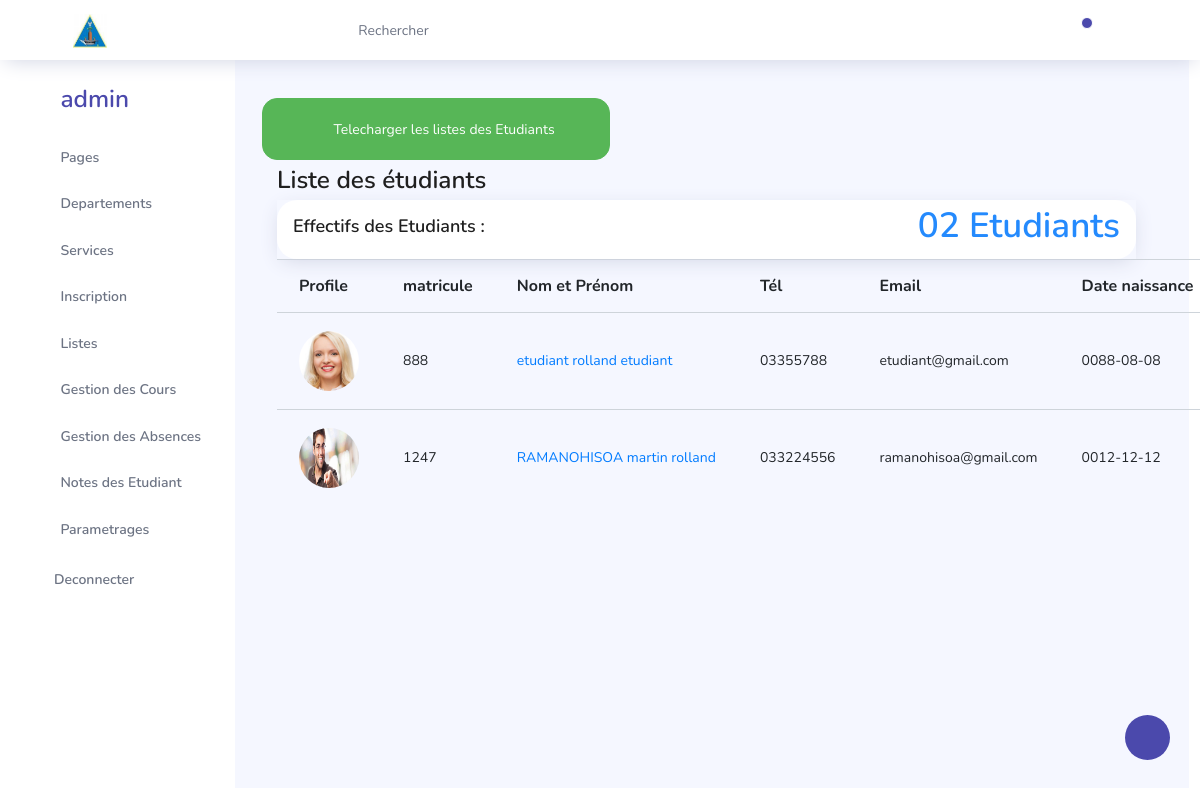
Screenshot of /pagesAdmin/pages/etudiants.php (signed in) with the database file from the repository.
### tables this page shows
CREATE TABLE `etudiant` (
  `id` int(11) NOT NULL,
  `id_user` int(11) NOT NULL,
  `cin` varchar(255) NOT NULL,
  `nom` varchar(255) NOT NULL,
  `cne` varchar(255) NOT NULL,
  `prenom` varchar(255) NOT NULL,
  `date_naissance` date NOT NULL,
  `adresse` text NOT NULL,
  `lieu_naissance` varchar(255) NOT NULL,
  `telephone` varchar(255) NOT NULL,
  `email` varchar(255) NOT NULL,
  `fileName` varchar(200) NOT NULL,
  `filiere` text NOT NULL,
  `niveau` text NOT NULL
);

### pagesAdmin/pages/functions.php (called while the page is built, shortened)
<?php
function database()
{
    $host = "127.0.0.1";
    $username = "root";
    $password = "";
    $database = "projetiscamen";
    $db = new PDO("mysql:host=" . $host . ";dbname=" . $database, $username, $password,
        array(
            PDO::MYSQL_ATTR_INIT_COMMAND => 'SET NAMES UTF8',
            PDO::ATTR_ERRMODE => PDO::ERRMODE_SILENT
        )
    );
    return $db;
}
function toutEtudiants()
{
    $students = [];
    $db = database();
    $sttm = $db->prepare("SELECT * FROM etudiant ORDER BY id DESC");
    if ($sttm->execute()) {
        $students = $sttm->fetchAll();
        return $students;
    }
    return $students;
}

### pagesAdmin/pages/etudiants.php (the view, shortened to what this page needs)
<?php
    include('functions.php');
    require_once "header.php";
    $students = toutEtudiants();
?>
<div class="main-panel">
    <div class="content-wrapper">
        <div class="">
        <h4><a href="listes_etudiants_pdf.php" class="btn btn-success btn-lg"><i class="fa fa-download"></i> Telecharger les listes des Etudiants</a></h4>
            <div class="">
                <div class="col-md-12">
                    <h3>Liste des étudiants</h3>
                    <?php
                        $connection=mysqli_connect("localhost","root","","projetiscamen");
                        $query = "SELECT id FROM etudiant ORDER BY id";
                         $query_run = mysqli_query($connection, $query);
                            $row = mysqli_num_rows($query_run);
                             ?>
                             <div class="card">
                                 <div class="navbar">
                                     <h4>Effectifs des Etudiants  : </h4>
                                     <h2 class="card text-info">0<?php echo $row; ?> Etudiants</h2>
                                 </div>
                             </div>
                    <table class="table">
                        <tr>
                            <th>Profile</th>
                            <th>matricule</th>
                            <th>Nom et Prénom</th>
                            <th>Tél</th>
                            <th>Email</th>
                            <th>Date naissance</th>
                        </tr>
                        <?php foreach($students as $s): ?>
                        <tr>
                            <td ><img src="uploads/<?=$s["fileName"] ?>" alt="" style="width: 60px; height: 60px; border-radius: 100%;"></td>
                            <td><?=$s["cne"] ?></td>
                            <td><a href=""><?=$s["nom"] ?></a> <a href=""><?=$s["prenom"] ?></td>
                            <td><?=$s["telephone"] ?></td>
                            <td><?=$s["email"] ?></td>
                            <td><?=$s["date_naissance"] ?></td>
                        </tr>
                        <?php endforeach; ?>
                    </table>
                </div>
            </div>
        </div>
    </div>
</div>

### pagesAdmin/pages/header.php (shortened to what this page needs)
<!DOCTYPE html>
<html lang="en">
<head>
  <link rel="stylesheet" href="../vendors/feather/feather.css">
  <link rel="stylesheet" href="../vendors/ti-icons/css/themify-icons.css">
  <link rel="stylesheet" href="../vendors/css/vendor.bundle.base.css">
  <link rel="stylesheet" href="../fontawesome/css/all.css">
  <link rel="stylesheet" href="../vendors/datatables.net-bs4/dataTables.bootstrap4.css">
  <link rel="stylesheet" href="../vendors/ti-icons/css/themify-icons.css">
  <link rel="stylesheet" type="text/css" href="../js/select.dataTables.min.css">
  <link rel="stylesheet" href="../css/vertical-layout-light/style.css">
</head>
<body>
    <nav class="navbar col-lg-12 col-12 p-0 fixed-top d-flex flex-row">
      <div class="text-center navbar-brand-wrapper d-flex align-items-center justify-content-center">
        <a class="navbar-brand brand-logo mr-5" href="index.php"><img src="../images/logo.ico" class="mr-2" alt="logo"/></a>
      </div>
      <div class="navbar-menu-wrapper d-flex align-items-center justify-content-end">
        <button class="navbar-toggler navbar-toggler align-self-center" type="button" data-toggle="minimize">
          <span class="icon-menu"></span>
        </button>
        <ul class="navbar-nav mr-lg-2">
          <li class="nav-item nav-search d-none d-lg-block">
            <div class="input-group">
              <div class="input-group-prepend hover-cursor" id="navbar-search-icon">
                <span class="input-group-text" id="search">
                  <i class="icon-search"></i>
                </span>
              </div>
              <input type="text" class="form-control" id="navbar-search-input" placeholder="Rechercher" aria-label="search" aria-describedby="search">
            </div>
          </li>
        </ul>
        <ul class="navbar-nav navbar-nav-right">
          <li class="nav-item dropdown">
            <a class="nav-link count-indicator dropdown-toggle" id="notificationDropdown" href="#" data-toggle="dropdown">
              <i class="icon-bell mx-0"></i>
              <span class="count"></span>
            </a>
          </li>
          <li class="nav-item nav-profile dropdown">
            <a class="nav-link dropdown-toggle" href="#" data-toggle="dropdown" id="profileDropdown">
              <i class="fa fa-user"></i>
            </a>
          </li>
          <li class="nav-item nav-settings d-none d-lg-flex">
            <a class="nav-link" href="#">
              <i class="icon-ellipsis"></i>
            </a>
          </li>
        </ul>
      </div>
    </nav>
    <div class="container-fluid page-body-wrapper">
      <div class="theme-setting-wrapper">
        <div id="settings-trigger"><i class="ti-settings"></i></div>
      </div>
      <nav class="fixed-top sidebar sidebar-offcanvas mt-5" id="sidebar" >
        <ul class="nav">
          <li class="nav-item">
            <a class="nav-link " href="../index.php">
              <i class="ti-user menu-icon"></i>
              <span class="menu-title"><center>
            <h3 class="text-primary">
            <?php echo $_SESSION['login']?>
            </h3>
            </center></span>
            </a>
          </li>
          <li class="nav-item">
            <a class="nav-link" data-toggle="collapse" href="#ui-basic" aria-expanded="false" aria-controls="ui-basic">
              <i class="icon-layout menu-icon"></i>
              <span class="menu-title">Pages</span>
              <i class="menu-arrow"></i>
            </a>
          </li>
          <li class="nav-item">
            <a class="nav-link" data-toggle="collapse" href="#form-elements" aria-expanded="false" aria-controls="form-elements">
              <i class="icon-columns menu-icon"></i>
              <span class="menu-title">Departements</span>
              <i class="menu-arrow"></i>
            </a>
          </li>
          <li class="nav-item">
            <a class="nav-link" data-toggle="collapse" href="#ser" aria-expanded="false" aria-controls="charts">
              <i class="fa fa-fill menu-icon"></i>
              <span class="menu-title">Services</span>
              <i class="menu-arrow"></i>
            </a>
          </li>
          <li class="nav-item">
            <a class="nav-link" data-toggle="collapse" href="#charts" aria-expanded="false" aria-controls="charts">
              <i class="fa fa-edit menu-icon"></i>
              <span class="menu-title">Inscription</span>
              <i class="menu-arrow"></i>
            </a>
          </li>
          <li class="nav-item">
            <a class="nav-link" data-toggle="collapse" href="#liste" aria-expanded="false" aria-controls="tables">
              <i class="icon-grid menu-icon"></i>
              <span class="menu-title">Listes</span>
              <i class="menu-arrow"></i>
            </a>
          </li>
          <li class="nav-item">
            <a class="nav-link" data-toggle="collapse" href="#lecon" aria-expanded="false" aria-controls="icons">
              <i class="ti-file menu-icon"></i>
              <span class="menu-title">Gestion des Cours</span>
              <i class="menu-arrow"></i>
            </a>
          </li>
          <li class="nav-item">
            <a class="nav-link" data-toggle="collapse" href="#abscence" aria-expanded="false" aria-controls="icons">
              <i class="ti-list menu-icon"></i>
              <span class="menu-title">Gestion des Absences</span>
              <i class="menu-arrow"></i>
            </a>
          </li>
          <li class="nav-item">
            <a class="nav-link" data-toggle="collapse" href="#note" aria-expanded="false" aria-controls="icons">
              <i class="ti-pencil menu-icon"></i>
              <span class="menu-title">Notes des Etudiant</span>
              <i class="menu-arrow"></i>
            </a>
          </li>
          <li class="nav-item">
            <a class="nav-link" data-toggle="collapse" href="#parametre" aria-expanded="false" aria-controls="icons">
              <i class="ti-settings menu-icon"></i>
              <span class="menu-title">Parametrages</span>
              <i class="menu-arrow"></i>
            </a>
          </li>
          <li class="nav-item">
              <a class="nav-link" href="../../securite/logout.php">
                <i class="ti-power-off text-primary"></i>&nbsp;&nbsp;&nbsp;
                <span class="menu-title">Deconnecter</span>
              </a>
          </li>
        </ul>
      </nav>
</body>
</html>

### pagesAdmin/pages/etudiants.php (style rules this page uses)
.main-panel { margin-left: 14rem; }

### rows the page displays
etudiant: fileName (picture), cne "888", nom "etudiant rolland", prenom "etudiant", telephone "03355788", email "etudiant@gmail.com", date_naissance "0088-08-08"
etudiant: fileName (picture), cne "1247", nom "RAMANOHISOA", prenom "martin rolland", telephone "033224556", email "ramanohisoa@gmail.com", date_naissance "0012-12-12"

### other values shown
$_SESSION['login'] "admin"
$row "2"
